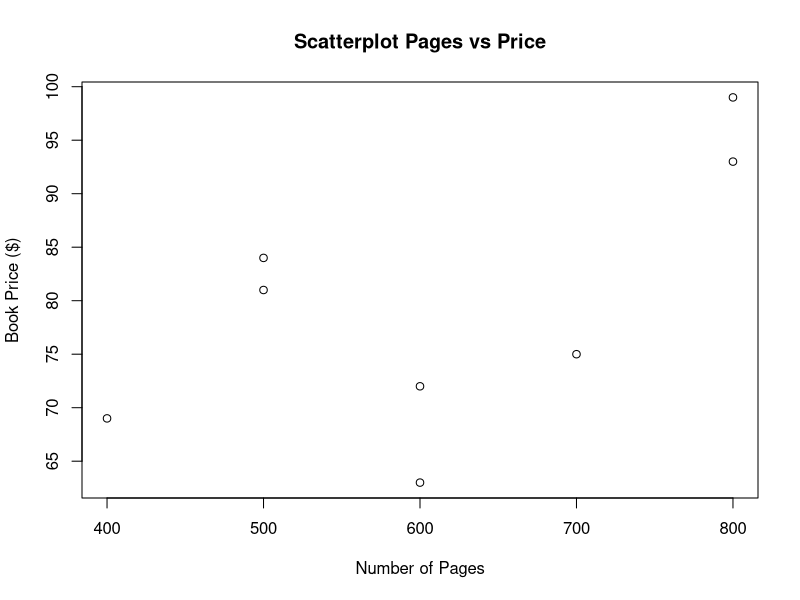

The R source for this figure:
## ---- chunk 1
knitr::opts_chunk$set(echo = TRUE)
## ---- chunk 2
pages <- c(500, 700, 800, 600, 400, 500, 600, 800)
price <- c(84, 75, 99, 72, 69, 81, 63, 93)

data <- data.frame(Pages = pages, Price = price)
data
## ---- chunk 3
plot(pages, price,
     xlab = "Number of Pages",
     ylab = "Book Price ($)",
     main = "Scatterplot Pages vs Price")
## ---- chunk 4
correlation <- cor(pages, price)
correlation
## ---- chunk 5
test <- cor.test(pages, price)
test
## ---- chunk 6
if (test$p.value < 0.05) {
  cat("Kesimpulan: Korelasi signifikan pada taraf 5%.")
} else {
  cat("Kesimpulan: Korelasi tidak signifikan pada taraf 5%.")
}
